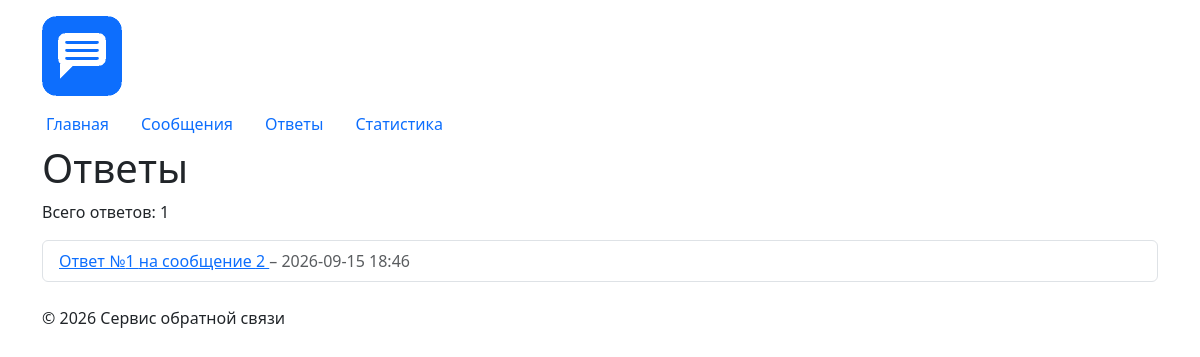
/responses/, run on the app's committed database.
### responses/views.py (the view)
# urls.py: path("responses/", include("responses.urls")),
def responses(request):
    conn = get_connection()
    conn.row_factory = sqlite3.Row
    try:
        responses_list = conn.execute(LIST_SQL).fetchall()
    finally:
        conn.close()
    context = {
        "responses_list": responses_list,
    }
    return render(
        request,
        "responses/response_list.html",
        context,
    )

### db/database.py (called while the page is built)
def get_connection(create=False):
    if not create and not Path(DB_PATH).exists():
        raise FileNotFoundError(
            f"База данных {DB_PATH} не найдена. Создайте её командой: "
            "python -m db.import_json"
        )
    conn = sqlite3.connect(DB_PATH)
    conn.execute("PRAGMA foreign_keys = ON")
    conn.create_function("lower_u", 1, _lower_u, deterministic=True)
    return conn

### responses/templates/responses/response_list.html (shortened to what this page needs)
{% extends "base.html" %}
{% block content %}
    <h1>Ответы</h1>
    <p>
        Всего ответов: {{ responses_list|length }}
    </p>
    <ul class="list-group">
        {% for response in responses_list %}
            <li class="list-group-item">
                <a href="{% url 'responses:detail' response.id %}">
                    Ответ №{{ response.id }}
                    на сообщение {{ response.message_id|default:"—" }}
                </a>
                <span class="text-muted">– {{ response.created_at }}</span>
            </li>
        {% empty %}
            <li class="list-group-item">
                Ответы не найдены.
            </li>
        {% endfor %}
    </ul>
{% endblock %}

### homepage/static/homepage/css/style.css (style rules this page uses)
body { min-height: 100vh; }

### data on the page
responses: id "1", message_id "2", created_at "2026-09-15 18:46"

### other printed values
{{ responses_list|length }} "1"
